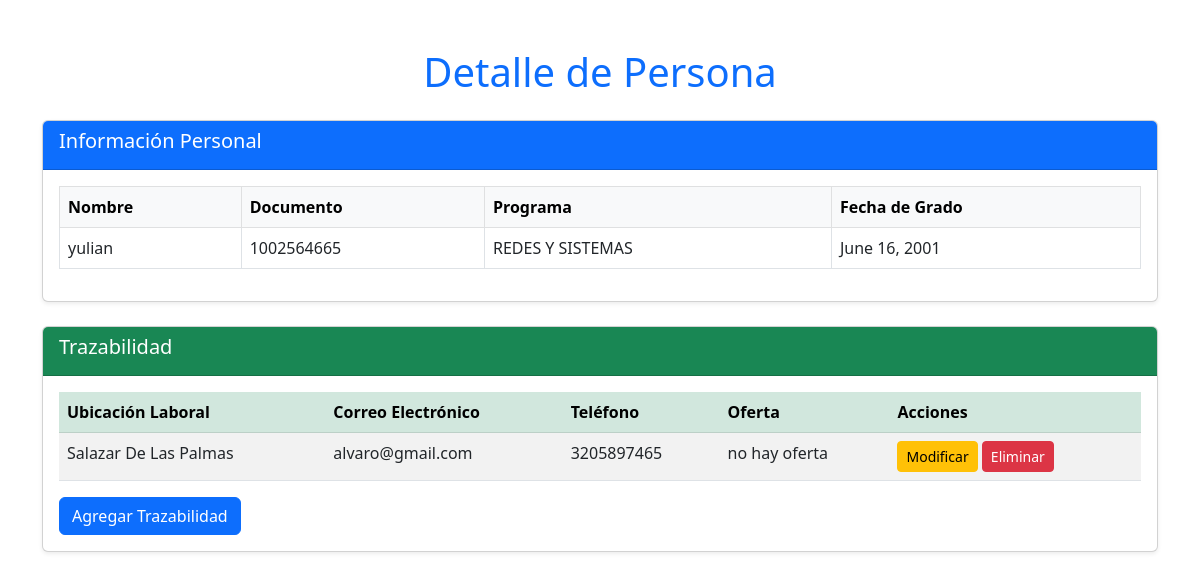
The app's page /persona/1002564665/ (signed in), older data.
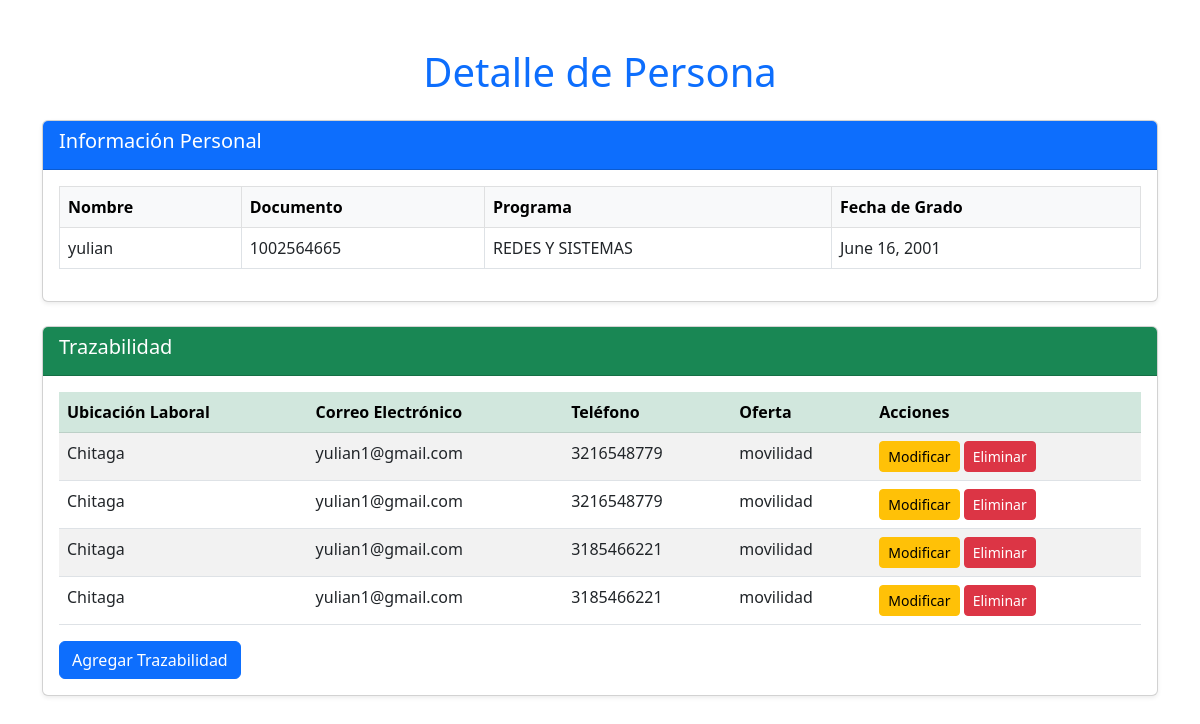
The same page, newer data.
### login/models.py (models this page shows, shortened)
class Trazabilidad(models.Model):
    persona = models.ForeignKey(Persona, on_delete=models.CASCADE, related_name='trazabilidades')
    ubicacion_laboral = models.CharField(max_length=200, blank=True, null=True)
    correoelectronico = models.EmailField(blank=True, null=True)
    telefono = models.CharField(max_length=20, blank=True, null=True)
    oferta = models.CharField(max_length=200, blank=True, null=True)
    fecha_modificacion = models.DateTimeField(auto_now_add=True)

### login/views.py (the view)
# urls.py: path('persona/<str:documento>/', views.detalle_persona, name='buscar_resultado'),
@login_required
def detalle_persona(request, documento):
    persona = get_object_or_404(Persona, documento=documento)
    trazabilidades = Trazabilidad.objects.filter(persona=persona)
    contexto = {
        'persona': persona,
        'trazabilidades': trazabilidades,
    }
    return render(request, './vistasPrivadas/buscar_resultado.html', contexto)

### login/templates/vistasPrivadas/buscar_resultado.html (shortened to what this page needs)
<!DOCTYPE html>
<html lang="en">
<head>
    <link rel="stylesheet" href="https://cdnjs.cloudflare.com/ajax/libs/bootstrap/5.3.0/css/bootstrap.min.css">
</head>
<body>
    <div class="container my-5">
        <h1 class="text-center text-primary mb-4">Detalle de Persona</h1>
        <div class="card shadow-sm mb-4">
            <div class="card-header bg-primary text-white">
                <h2 class="h5">Información Personal</h2>
            </div>
            <div class="card-body">
                <table class="table table-bordered">
                    <thead class="table-light">
                        <tr>
                            <th>Nombre</th>
                            <th>Documento</th>
                            <th>Programa</th>
                            <th>Fecha de Grado</th>
                        </tr>
                    </thead>
                    <tbody>
                        <tr>
                            <td>{{ persona.nombre }}</td>
                            <td>{{ persona.documento }}</td>
                            <td>{{ persona.programa }}</td>
                            <td>{{ persona.fechagrado }}</td>
                        </tr>
                    </tbody>
                </table>
            </div>
        </div>
        {% if trazabilidades %}
            <div class="card shadow-sm">
                <div class="card-header bg-success text-white">
                    <h2 class="h5">Trazabilidad</h2>
                </div>
                <div class="card-body">
                    <table class="table table-striped">
                        <thead class="table-success">
                            <tr>
                                <th>Ubicación Laboral</th>
                                <th>Correo Electrónico</th>
                                <th>Teléfono</th>
                                <th>Oferta</th>
                                <th>Acciones</th>
                            </tr>
                        </thead>
                        {% for trazabilidad in trazabilidades %}
                            <tr>
                                <td>{{ trazabilidad.ubicacion_laboral }}</td>
                                <td>{{ trazabilidad.correoelectronico }}</td>
                                <td>{{ trazabilidad.telefono }}</td>
                                <td>{{ trazabilidad.oferta }}</td>
                                <td>
                                    <a href="{% url 'modificar_trazabilidad' trazabilidad.id %}" class="btn btn-warning btn-sm">Modificar</a>
                                    <a href="{% url 'eliminar_trazabilidad' trazabilidad.id %}" class="btn btn-danger btn-sm" onclick="return confirm('¿Estás seguro de eliminar esta trazabilidad?');">Eliminar</a>
                                </td>
                            </tr>
                        {% endfor %}
                    </table>
                    <button class="btn btn-primary" onclick="window.location.href='{% url 'agregar_trazabilidad' persona.documento %}'">
                        Agregar Trazabilidad
                    </button>
                </div>
            </div>
        {% endif %}
    </div>
</body>
</html>

Row changes from the older to the newer data that the page shows:
removed Trazabilidad: ubicacion_laboral "Salazar De Las Palmas", correoelectronico "alvaro@gmail.com", telefono "3205897465", oferta "no hay oferta"
added Trazabilidad: ubicacion_laboral "Chitaga", correoelectronico "yulian1@gmail.com", telefono "3216548779", oferta "movilidad"
added Trazabilidad: ubicacion_laboral "Chitaga", correoelectronico "yulian1@gmail.com", telefono "3216548779", oferta "movilidad"
added Trazabilidad: ubicacion_laboral "Chitaga", correoelectronico "yulian1@gmail.com", telefono "3185466221", oferta "movilidad"
added Trazabilidad: ubicacion_laboral "Chitaga", correoelectronico "yulian1@gmail.com", telefono "3185466221", oferta "movilidad"
